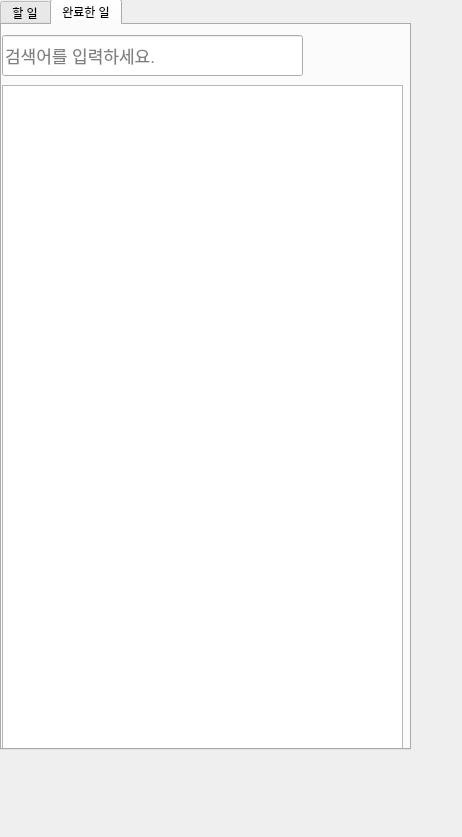
<?xml version="1.0" encoding="UTF-8"?>
<ui version="4.0">
 <class>TodoClass</class>
 <widget class="QMainWindow" name="TodoClass">
  <property name="geometry">
   <rect>
    <x>0</x>
    <y>0</y>
    <width>462</width>
    <height>837</height>
   </rect>
  </property>
  <property name="sizePolicy">
   <sizepolicy hsizetype="Preferred" vsizetype="Preferred">
    <horstretch>0</horstretch>
    <verstretch>0</verstretch>
   </sizepolicy>
  </property>
  <property name="minimumSize">
   <size>
    <width>0</width>
    <height>0</height>
   </size>
  </property>
  <property name="windowTitle">
   <string>TODO</string>
  </property>
  <widget class="QWidget" name="centralWidget">
   <property name="sizePolicy">
    <sizepolicy hsizetype="Preferred" vsizetype="Preferred">
     <horstretch>0</horstretch>
     <verstretch>0</verstretch>
    </sizepolicy>
   </property>
   <property name="minimumSize">
    <size>
     <width>0</width>
     <height>0</height>
    </size>
   </property>
   <widget class="QTabWidget" name="tabWidget">
    <property name="geometry">
     <rect>
      <x>0</x>
      <y>-1</y>
      <width>411</width>
      <height>751</height>
     </rect>
    </property>
    <property name="sizePolicy">
     <sizepolicy hsizetype="Expanding" vsizetype="Expanding">
      <horstretch>0</horstretch>
      <verstretch>0</verstretch>
     </sizepolicy>
    </property>
    <property name="minimumSize">
     <size>
      <width>0</width>
      <height>0</height>
     </size>
    </property>
    <property name="tabPosition">
     <enum>QTabWidget::North</enum>
    </property>
    <property name="tabShape">
     <enum>QTabWidget::Rounded</enum>
    </property>
    <property name="currentIndex">
     <number>1</number>
    </property>
    <property name="iconSize">
     <size>
      <width>50</width>
      <height>30</height>
     </size>
    </property>
    <property name="elideMode">
     <enum>Qt::ElideLeft</enum>
    </property>
    <widget class="QWidget" name="todoTab">
     <property name="sizePolicy">
      <sizepolicy hsizetype="Expanding" vsizetype="Preferred">
       <horstretch>0</horstretch>
       <verstretch>0</verstretch>
      </sizepolicy>
     </property>
     <attribute name="icon">
      <iconset>
       <normaloff>image/todo_list_icon.png</normaloff>image/todo_list_icon.png</iconset>
     </attribute>
     <attribute name="title">
      <string>할 일</string>
     </attribute>
     <widget class="TodoListWidget" name="todoListWidget">
      <property name="geometry">
       <rect>
        <x>0</x>
        <y>60</y>
        <width>401</width>
        <height>671</height>
       </rect>
      </property>
      <property name="dragDropMode">
       <enum>QAbstractItemView::DragDrop</enum>
      </property>
      <property name="defaultDropAction">
       <enum>Qt::MoveAction</enum>
      </property>
      <property name="isWrapping" stdset="0">
       <bool>false</bool>
      </property>
      <property name="resizeMode">
       <enum>QListView::Adjust</enum>
      </property>
      <property name="wordWrap">
       <bool>false</bool>
      </property>
      <property name="selectionRectVisible">
       <bool>true</bool>
      </property>
      <property name="sortingEnabled">
       <bool>false</bool>
      </property>
     </widget>
     <widget class="QWidget" name="horizontalWidget" native="true">
      <property name="geometry">
       <rect>
        <x>0</x>
        <y>10</y>
        <width>401</width>
        <height>41</height>
       </rect>
      </property>
      <property name="sizePolicy">
       <sizepolicy hsizetype="Expanding" vsizetype="Preferred">
        <horstretch>0</horstretch>
        <verstretch>0</verstretch>
       </sizepolicy>
      </property>
      <layout class="QHBoxLayout" name="buttonLayout">
       <property name="spacing">
        <number>4</number>
       </property>
       <property name="sizeConstraint">
        <enum>QLayout::SetDefaultConstraint</enum>
       </property>
       <property name="leftMargin">
        <number>5</number>
       </property>
       <property name="topMargin">
        <number>0</number>
       </property>
       <property name="rightMargin">
        <number>0</number>
       </property>
       <property name="bottomMargin">
        <number>0</number>
       </property>
       <item>
        <widget class="QLabel" name="dateLabel">
         <property name="font">
          <font>
           <family>Agency FB</family>
           <pointsize>16</pointsize>
           <weight>75</weight>
           <bold>true</bold>
          </font>
         </property>
         <property name="text">
          <string>날짜(요일)</string>
         </property>
        </widget>
       </item>
       <item>
        <spacer name="horizontalSpacer">
         <property name="orientation">
          <enum>Qt::Horizontal</enum>
         </property>
         <property name="sizeHint" stdset="0">
          <size>
           <width>40</width>
           <height>20</height>
          </size>
         </property>
        </spacer>
       </item>
       <item>
        <widget class="QPushButton" name="addBtn">
         <property name="sizePolicy">
          <sizepolicy hsizetype="Expanding" vsizetype="Preferred">
           <horstretch>0</horstretch>
           <verstretch>0</verstretch>
          </sizepolicy>
         </property>
         <property name="minimumSize">
          <size>
           <width>0</width>
           <height>0</height>
          </size>
         </property>
         <property name="maximumSize">
          <size>
           <width>50</width>
           <height>40</height>
          </size>
         </property>
         <property name="acceptDrops">
          <bool>false</bool>
         </property>
         <property name="autoFillBackground">
          <bool>false</bool>
         </property>
         <property name="text">
          <string/>
         </property>
         <property name="icon">
          <iconset>
           <normalon>image/add_icon.png</normalon>
          </iconset>
         </property>
         <property name="iconSize">
          <size>
           <width>50</width>
           <height>40</height>
          </size>
         </property>
         <property name="checkable">
          <bool>false</bool>
         </property>
         <property name="flat">
          <bool>true</bool>
         </property>
        </widget>
       </item>
       <item>
        <widget class="QPushButton" name="doneBtn">
         <property name="sizePolicy">
          <sizepolicy hsizetype="Expanding" vsizetype="Preferred">
           <horstretch>0</horstretch>
           <verstretch>0</verstretch>
          </sizepolicy>
         </property>
         <property name="maximumSize">
          <size>
           <width>50</width>
           <height>40</height>
          </size>
         </property>
         <property name="acceptDrops">
          <bool>false</bool>
         </property>
         <property name="text">
          <string/>
         </property>
         <property name="icon">
          <iconset>
           <normaloff>image/done_icon.png</normaloff>image/done_icon.png</iconset>
         </property>
         <property name="iconSize">
          <size>
           <width>37</width>
           <height>40</height>
          </size>
         </property>
         <property name="checkable">
          <bool>false</bool>
         </property>
         <property name="autoDefault">
          <bool>false</bool>
         </property>
         <property name="default">
          <bool>false</bool>
         </property>
         <property name="flat">
          <bool>true</bool>
         </property>
        </widget>
       </item>
       <item>
        <widget class="QPushButton" name="sortBtn">
         <property name="sizePolicy">
          <sizepolicy hsizetype="Expanding" vsizetype="Preferred">
           <horstretch>0</horstretch>
           <verstretch>0</verstretch>
          </sizepolicy>
         </property>
         <property name="minimumSize">
          <size>
           <width>0</width>
           <height>0</height>
          </size>
         </property>
         <property name="maximumSize">
          <size>
           <width>50</width>
           <height>40</height>
          </size>
         </property>
         <property name="acceptDrops">
          <bool>false</bool>
         </property>
         <property name="autoFillBackground">
          <bool>false</bool>
         </property>
         <property name="text">
          <string/>
         </property>
         <property name="icon">
          <iconset>
           <normaloff>image/sort_icon.png</normaloff>image/sort_icon.png</iconset>
         </property>
         <property name="iconSize">
          <size>
           <width>50</width>
           <height>40</height>
          </size>
         </property>
         <property name="checkable">
          <bool>false</bool>
         </property>
         <property name="flat">
          <bool>true</bool>
         </property>
        </widget>
       </item>
      </layout>
     </widget>
    </widget>
    <widget class="QWidget" name="doneTab">
     <attribute name="icon">
      <iconset>
       <normaloff>image/done_tree_icon.png</normaloff>image/done_tree_icon.png</iconset>
     </attribute>
     <attribute name="title">
      <string>완료한 일</string>
     </attribute>
     <widget class="DoneTreeWidget" name="doneTreeWidget">
      <property name="geometry">
       <rect>
        <x>0</x>
        <y>60</y>
        <width>401</width>
        <height>671</height>
       </rect>
      </property>
      <property name="rootIsDecorated">
       <bool>true</bool>
      </property>
      <property name="uniformRowHeights">
       <bool>false</bool>
      </property>
      <property name="itemsExpandable">
       <bool>true</bool>
      </property>
      <property name="sortingEnabled">
       <bool>true</bool>
      </property>
      <property name="animated">
       <bool>false</bool>
      </property>
      <property name="allColumnsShowFocus">
       <bool>false</bool>
      </property>
      <property name="wordWrap">
       <bool>false</bool>
      </property>
      <property name="headerHidden">
       <bool>true</bool>
      </property>
      <property name="columnCount">
       <number>1</number>
      </property>
      <attribute name="headerVisible">
       <bool>false</bool>
      </attribute>
      <attribute name="headerCascadingSectionResizes">
       <bool>false</bool>
      </attribute>
      <attribute name="headerHighlightSections">
       <bool>false</bool>
      </attribute>
      <attribute name="headerShowSortIndicator" stdset="0">
       <bool>true</bool>
      </attribute>
      <column>
       <property name="text">
        <string notr="true">1</string>
       </property>
      </column>
     </widget>
     <widget class="QPushButton" name="searchBtn">
      <property name="geometry">
       <rect>
        <x>300</x>
        <y>10</y>
        <width>50</width>
        <height>40</height>
       </rect>
      </property>
      <property name="text">
       <string/>
      </property>
      <property name="icon">
       <iconset>
        <normaloff>image/search_done.png</normaloff>image/search_done.png</iconset>
      </property>
      <property name="iconSize">
       <size>
        <width>50</width>
        <height>40</height>
       </size>
      </property>
      <property name="flat">
       <bool>true</bool>
      </property>
     </widget>
     <widget class="QLineEdit" name="searchEdit">
      <property name="geometry">
       <rect>
        <x>0</x>
        <y>10</y>
        <width>301</width>
        <height>41</height>
       </rect>
      </property>
      <property name="font">
       <font>
        <pointsize>13</pointsize>
       </font>
      </property>
      <property name="placeholderText">
       <string>검색어를 입력하세요.</string>
      </property>
     </widget>
     <widget class="QPushButton" name="refreshBtn">
      <property name="geometry">
       <rect>
        <x>350</x>
        <y>11</y>
        <width>50</width>
        <height>40</height>
       </rect>
      </property>
      <property name="text">
       <string/>
      </property>
      <property name="icon">
       <iconset>
        <normaloff>image/refresh_done.png</normaloff>image/refresh_done.png</iconset>
      </property>
      <property name="iconSize">
       <size>
        <width>50</width>
        <height>30</height>
       </size>
      </property>
      <property name="flat">
       <bool>true</bool>
      </property>
     </widget>
    </widget>
   </widget>
  </widget>
 </widget>
 <layoutdefault spacing="6" margin="11"/>
 <customwidgets>
  <customwidget>
   <class>TodoListWidget</class>
   <extends>QListWidget</extends>
   <header>TodoListWidget.h</header>
  </customwidget>
  <customwidget>
   <class>DoneTreeWidget</class>
   <extends>QTreeWidget</extends>
   <header>DoneTreeWidget.h</header>
  </customwidget>
 </customwidgets>
 <resources>
  <include location="Todo.qrc"/>
 </resources>
 <connections/>
</ui>
